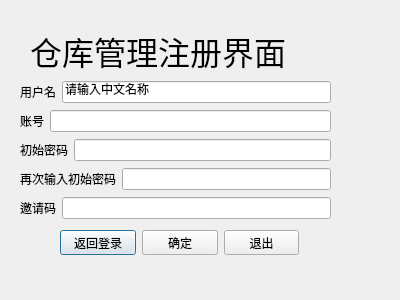
<?xml version="1.0" encoding="UTF-8"?>
<ui version="4.0">
 <class>registec</class>
 <widget class="QDialog" name="registec">
  <property name="geometry">
   <rect>
    <x>0</x>
    <y>0</y>
    <width>400</width>
    <height>300</height>
   </rect>
  </property>
  <property name="windowTitle">
   <string>Dialog</string>
  </property>
  <widget class="QLabel" name="label_6">
   <property name="geometry">
    <rect>
     <x>30</x>
     <y>30</y>
     <width>311</width>
     <height>41</height>
    </rect>
   </property>
   <property name="font">
    <font>
     <family>方正舒体</family>
     <pointsize>24</pointsize>
    </font>
   </property>
   <property name="text">
    <string>仓库管理注册界面</string>
   </property>
  </widget>
  <widget class="QWidget" name="layoutWidget">
   <property name="geometry">
    <rect>
     <x>60</x>
     <y>230</y>
     <width>239</width>
     <height>25</height>
    </rect>
   </property>
   <layout class="QHBoxLayout" name="horizontalLayout_6">
    <item>
     <widget class="QPushButton" name="btn_back_login">
      <property name="text">
       <string>返回登录</string>
      </property>
     </widget>
    </item>
    <item>
     <widget class="QPushButton" name="btn_make_user">
      <property name="text">
       <string>确定</string>
      </property>
     </widget>
    </item>
    <item>
     <widget class="QPushButton" name="btn_exit1">
      <property name="text">
       <string>退出</string>
      </property>
     </widget>
    </item>
   </layout>
  </widget>
  <widget class="QWidget" name="layoutWidget">
   <property name="geometry">
    <rect>
     <x>20</x>
     <y>80</y>
     <width>311</width>
     <height>141</height>
    </rect>
   </property>
   <layout class="QVBoxLayout" name="verticalLayout">
    <item>
     <layout class="QHBoxLayout" name="horizontalLayout">
      <item>
       <widget class="QLabel" name="label">
        <property name="text">
         <string>用户名</string>
        </property>
       </widget>
      </item>
      <item>
       <widget class="QLineEdit" name="add_comment">
        <property name="text">
         <string>请输入中文名称</string>
        </property>
       </widget>
      </item>
     </layout>
    </item>
    <item>
     <layout class="QHBoxLayout" name="horizontalLayout_2">
      <item>
       <widget class="QLabel" name="label_2">
        <property name="text">
         <string>账号</string>
        </property>
       </widget>
      </item>
      <item>
       <widget class="QLineEdit" name="add_username"/>
      </item>
     </layout>
    </item>
    <item>
     <layout class="QHBoxLayout" name="horizontalLayout_3">
      <item>
       <widget class="QLabel" name="label_3">
        <property name="text">
         <string>初始密码</string>
        </property>
       </widget>
      </item>
      <item>
       <widget class="QLineEdit" name="add_password">
        <property name="echoMode">
         <enum>QLineEdit::EchoMode::Normal</enum>
        </property>
       </widget>
      </item>
     </layout>
    </item>
    <item>
     <layout class="QHBoxLayout" name="horizontalLayout_4">
      <item>
       <widget class="QLabel" name="label_4">
        <property name="text">
         <string>再次输入初始密码</string>
        </property>
       </widget>
      </item>
      <item>
       <widget class="QLineEdit" name="add_password_again">
        <property name="echoMode">
         <enum>QLineEdit::EchoMode::Normal</enum>
        </property>
       </widget>
      </item>
     </layout>
    </item>
    <item>
     <layout class="QHBoxLayout" name="horizontalLayout_5">
      <item>
       <widget class="QLabel" name="label_5">
        <property name="text">
         <string>邀请码</string>
        </property>
       </widget>
      </item>
      <item>
       <widget class="QLineEdit" name="ask_number"/>
      </item>
     </layout>
    </item>
   </layout>
  </widget>
 </widget>
 <resources/>
 <connections/>
</ui>
